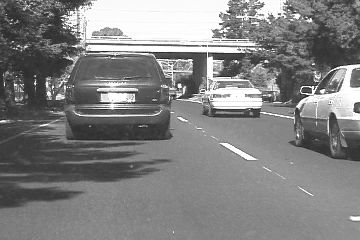
#> input picture Car4/img/0010.jpg, 360 x 240 px; its folder holds 4 pictures in this run
$ python 'LucasTracker (copy).py'   (older library calls are emulated)
#> lines starting #> are read from the running program, lines starting #| are printed output that depends on the picture; long printed decimals are rounded
import numpy as np
try:
    import cv2
except:
    import sys
    sys.path.remove(sys.path[1])
import matplotlib.pyplot as plt
import glob

fig, ax = plt.subplots(2, 2)
fig2, ax2 = plt.subplots(1,6)
fourcc = cv2.VideoWriter_fourcc(*'MJPG')
# vw = cv2.VideoWriter("track.avi", fourcc, 30, (640,360))

plt.ion()


def warpInv(p):
    inverse_output = np.matrix([[0.1]] * 6)
    val = (1 + p[0, 0]) * (1 + p[3, 0]) - p[1, 0] * p[2, 0]
    inverse_output[0, 0] = (-p[0, 0] - p[0, 0] * p[3, 0] + p[1, 0] * p[2, 0]) / val
    inverse_output[1, 0] = (-p[1, 0]) / val
    inverse_output[2, 0] = (-p[2, 0]) / val
    inverse_output[3, 0] = (-p[3, 0] - p[0, 0] * p[3, 0] + p[1, 0] * p[2, 0]) / val
    inverse_output[4, 0] = (-p[4, 0] - p[3, 0] * p[4, 0] + p[2, 0] * p[5, 0]) / val
    inverse_output[5, 0] = (-p[5, 0] - p[0, 0] * p[5, 0] + p[1, 0] * p[4, 0]) / val
    return inverse_output

def checkBoxInBoundary(img, x, y, size):
    if (((y + size) > len(img)) or ((x + size) > len(img[0]))):
        return False
    else:
        return True

def get_New_Coordinate(Original, frame, x, y, size, gradOriginalX, gradOriginalY, l, debug):
    if not checkBoxInBoundary(Original, x, y, size):
        return np.matrix([[-1], [-1]])

    # Original = Original/255.0
    # frame = frame/255.0

    T = np.matrix(Original[y:y+size, x:x+size])

    x1 = np.matrix([[q for q in range(size)] for z in range(size)])
    y1 = np.matrix([[z] * size for z in range(size)])


    gradOriginalX = np.matrix(gradOriginalX[y:y+size, x:x+size])
    gradOriginalY = np.matrix(gradOriginalY[y:y+size, x:x+size])

    if debug:
        ax[0,0].imshow(gradOriginalX, cmap="gray")
        ax[0,0].set_title("Gradient X")
        ax[0,1].imshow(gradOriginalY, cmap="gray")
        ax[0,1].set_title("Gradient Y")
        ax[1,0].imshow(T, cmap="gray")
        ax[1,0].set_title("Patch")
        plt.pause(0.0001)
        plt.show()

    gradOriginalP = [np.multiply(x1, gradOriginalX),
                     np.multiply(x1, gradOriginalY),
                     np.multiply(y1, gradOriginalX),
                     np.multiply(y1, gradOriginalY),
                     gradOriginalX,
                     gradOriginalY]
    # print("--"*20)
    # print(len(gradOriginalP))
    # print("--"*20)

    if debug:
        for i in range(len(gradOriginalP)):
            # print(gradOriginalP[i].shape)
            ax2[i].imshow(gradOriginalP[i], cmap="gray")
        plt.pause(0.0001)

    HessianOriginal = [[np.sum(np.multiply(gradOriginalP[a], gradOriginalP[b])) for a in range(6)] for b in range(6)]

    Hessianinv = np.linalg.pinv(HessianOriginal)

    p1, p2, p3, p4, p5, p6 = 0.0, 0.0, 0.0, 0.0, 0.0, 0.0
    k = 0
    bad_itr = 0
    min_cost = -1
    minW = np.matrix([[1.0, 0.0, 0.0], [0.0, 1.0, 0.0]])
    W = np.matrix([[1.0, 0.0, 0.0], [0.0, 1.0, 0.0]])

    while True:
        position = [[W.dot(np.matrix([[x + i], [y + j], [1]], dtype='float')) for i in range(size)] for j in range(size)]
        # print("Position "+"*"*20)
        # print(len(position))
        if not (0 <= (position[0][0])[0, 0] < cols and 0 <= (position[0][0])[1, 0] < rows and 0 <= position[size - 1][0][
            0, 0] < cols and 0 <= position[size - 1][0][1, 0] < rows and 0 <= position[0][size - 1][0, 0] < cols and 0 <=
            position[0][size - 1][1, 0] < rows and 0 <= position[size - 1][size - 1][0, 0] < cols and 0 <=
            position[size - 1][size - 1][1, 0] < rows):
            return np.matrix([[-1], [-1]])

        # I = cv2.warpAffine(frame, W, frame.shape)[y:y+size,x:x+size]
        I = np.matrix([[frame[int((position[i][j])[1, 0]), int((position[i][j])[0, 0])] for j in range(size)] for i in range(size)])


        # error = np.absolute(np.matrix(I, dtype='float') - np.matrix(T, dtype='float'))
        error = np.matrix(I, dtype='int') - np.matrix(T, dtype='int')
        if debug:
            ax[1,1].imshow(error, cmap="gray")
            ax[1,1].set_title("Warped")
            plt.pause(0.001)
        name = "debug/Error_frame-"+str(l)+"_"+str(k)+".jpg"
        k+=1
        cv2.imwrite(name, error)
        steepest_error = np.matrix([[np.sum(np.multiply(g, error))] for g in gradOriginalP])
        # print(steepest_error.shape)
        mean_cost = np.sum(np.absolute(steepest_error))
        deltap = Hessianinv.dot(steepest_error)
        dp = warpInv(deltap)

        p1, p2, p3, p4, p5, p6 = p1 + dp[0, 0] + p1 * dp[0, 0] + p3 * dp[1, 0], \
                                 p2 + dp[1, 0] + p2 * dp[0, 0] + p4 * dp[1, 0], \
                                 p3 + dp[2, 0] + p1 * dp[2, 0] + p3 * dp[3, 0], \
                                 p4 + dp[3, 0] + p2 * dp[2, 0] + p4 * dp[3, 0], \
                                 p5 + dp[4, 0] + p1 * dp[4, 0] + p3 * dp[5, 0], \
                                 p6 + dp[5, 0] + p2 * dp[4, 0] + p4 * dp[5, 0]
        # p1, p2, p3, p4, p5, p6 = p1 + dp[0, 0] , \
        #                          p2 + dp[1, 0] , \
        #                          p3 + dp[2, 0] , \
        #                          p4 + dp[3, 0] , \
        #                          p5 + dp[4, 0] , \
        #                          p6 + dp[5, 0]
        W = np.matrix([[1+p1,p3,p5], [p2,1+p4,p6]])
        print(mean_cost)
        print(np.sum(np.absolute(deltap)))
        if (min_cost == -1):
            min_cost = mean_cost
        elif (min_cost > mean_cost):
            min_cost = mean_cost
            bad_itr = 0
            minW = W
        else:
            bad_itr += 1
        if (bad_itr == 15):
            W = minW
            print("Bad itr")
            return W.dot(np.matrix([[x], [y], [1.0]]))
        # print("Itr count : " +str(k)+" -- Bad itrs : "+str(bad_itr))
        if (np.sum(np.absolute(deltap)) < 0.001):
            print("Low error" + "--"*20)
            return W.dot(np.matrix([[x], [y], [1.0]]))


image_names = glob.glob("Car4/img/*")
# image_names = glob.glob("Bolt2/img/*")
# image_names = glob.glob("DragonBaby/DragonBaby/img/*")
image_names.sort()

## X, y, w, h
bolt = [269, 75, 34, 64]
car = [70, 51, 108, 108]
baby = [160, 83, 56, 65]
debug = True
color = np.random.randint(0, 255, (100, 3))
old_frame = cv2.imread(image_names[0])
#> old_frame is the input picture: shape (240, 360, 3); min 22, max 255, mean 129.6

# [4 lines of commented-out code are left out]

old_gray = cv2.cvtColor(old_frame, cv2.COLOR_BGR2GRAY)
# old_frame = cv2.equalizeHist(old_frame)
# old_frame = cv2.blur(old_frame,(3,3))
rows, cols = len(old_gray), len(old_gray[0])
#> rows = 240; cols = 360

ss = 20
x,y = car[0], car[1]
shapeX, shapeY = car[2], car[3]
xx, yy = int(car[0]+shapeX/2), int(car[1]+shapeY/2)

# [7 lines of commented-out code are left out]
feature_point = [xx,yy]


l=1

for i in range(1,len(image_names)):
    frame = cv2.imread(image_names[i])
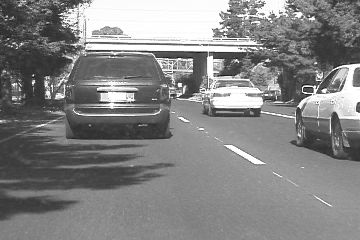
#> input picture Car4/img/0012.jpg, 360 x 240 px
#> frame is the input picture: shape (240, 360, 3); min 10, max 255, mean 131.6
    l+=1
    frame_gray = cv2.cvtColor(frame, cv2.COLOR_BGR2GRAY)
    # frame_gray = cv2.equalizeHist(frame_gray)

    # frame_gray = cv2.blur(frame_gray, (3,3))
    gradOriginalX = cv2.Sobel(old_gray, cv2.CV_32F, 1, 0, ksize=5)
    gradOriginalY = cv2.Sobel(old_gray, cv2.CV_32F, 0, 1, ksize=5)
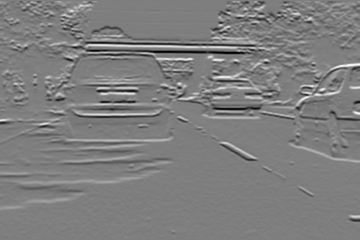
#> gradOriginalY: shape (240, 360) float32; min -9548, max 9637, mean -21.2; drawn with min black and max white
    good_new = get_New_Coordinate(old_gray, frame_gray, int(feature_point[0]), int(feature_point[1]), ss, gradOriginalX, gradOriginalY, l, debug)
#> in get_New_Coordinate, `gradOriginalP = [np.multiply(x1, gradOriginalX), np.multiply(x1, gradO..`:
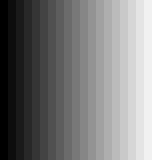
#> x1: shape (20, 20) int64 (shown 8 times larger); min 0, max 19, mean 9.5; drawn with min black and max white
#> in get_New_Coordinate, `gradOriginalP = [np.multiply(x1, gradOriginalX), np.multiply(x1, gradO..`:
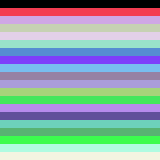
#> y1: shape (20, 20) int64 (shown 8 times larger); 20 distinct labels, from 0 to 19; one colour per label, 0 black
#> the loop in get_New_Coordinate, `for i in range(len(gradOriginalP)):` made 6 passes
#> in get_New_Coordinate, `HessianOriginal = [[np.sum(np.multiply(gradOriginalP[a], gradOriginalP..`: HessianOriginal = 6 items
#> in get_New_Coordinate, `Hessianinv = np.linalg.pinv(HessianOriginal)`: Hessianinv = [[1.72e-09, -5.96e-11, -2.61e-10, -2.15e-12, -1.45e-08, 6.7e-10], [-5.96e-11, 1.42e-11, 1.17e-11, -2.37e-12, 5.52e-10, -1.09e-10], [-2.61e-10, 1.17e-11, 1.02e-09, -4.46e-11, -3.46e-09, 1.97e-10], [-2.15e-12, -2.37e-12, -4.46e-11, 3.8e-11, 2.74e-10, -3.13e-10], [-1.45e-08, 5.52e-10, -3.46e-09, 2.74e-10, 1.98e-07, -9.05e-09], [6.7e-10, -1.09e-10, 1.97e-10, -3.13e-10, -9.05e-09, 4.2e-09]]
#> in get_New_Coordinate, `position = [[W.dot(np.matrix([[x + i], [y + j], [1]], dtype='float')) ..`: position = 20 items
#> in get_New_Coordinate, `I = np.matrix([[frame[int((position[i][j])[1, 0]), int((position[i][j]..`:
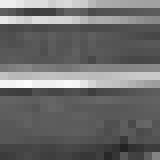
#> I: shape (20, 20) (shown 8 times larger); min 34, max 252, mean 108.2
#> in get_New_Coordinate, `error = np.matrix(I, dtype='int') - np.matrix(T, dtype='int')`:
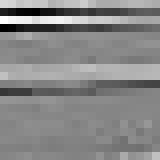
#> error: shape (20, 20) int64 (shown 8 times larger); min -170, max 152, mean 0.6; drawn with min black and max white
#> in get_New_Coordinate, `cv2.imwrite(name, error)`:
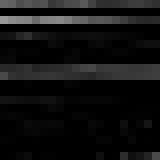
#> saved as Error_frame-2_0.jpg: shape (20, 20) (shown 8 times larger); min 0, max 152, mean 16.2
#> in get_New_Coordinate, `steepest_error = np.matrix([[np.sum(np.multiply(g, error))] for g in g..`: steepest_error = [[2646878], [183343016], [5429817], [167657613], [454457], [21854161]]
#> in get_New_Coordinate, `mean_cost = np.sum(np.absolute(steepest_error))`: mean_cost = 381385942
#> in get_New_Coordinate, `deltap = Hessianinv.dot(steepest_error)`: deltap = [[-8.58e-05], [-1.32e-05], [0.00226], [-0.00104], [-0.0176], [0.018]]
#> in warpInv, `val = (1 + p[0, 0]) * (1 + p[3, 0]) - p[1, 0] * p[2, 0]`: val = 0.999
#> in get_New_Coordinate, `dp = warpInv(deltap)`: dp = [[8.57e-05], [1.32e-05], [-0.00226], [0.00104], [0.0176], [-0.018]]
#> in get_New_Coordinate, `p1, p2, p3, p4, p5, p6 = p1 + dp[0, 0] + p1 * dp[0, 0] + p3 * dp[1, 0]..`: p1 = 8.57e-05; p2 = 1.32e-05; p3 = -0.00226; p4 = 0.00104; p5 = 0.0176; p6 = -0.018
#> in get_New_Coordinate, `W = np.matrix([[1+p1,p3,p5], [p2,1+p4,p6]])`: W = [[1, -0.00226, 0.0176], [1.32e-05, 1, -0.018]]
#| 381385942.0
#| 0.03896
#> in get_New_Coordinate, `min_cost = mean_cost`: min_cost = 381385942

    a, b = feature_point
    c, d = int((good_new[0,0])), int((good_new[1,0]))
    frame = cv2.rectangle(frame, (int(c-shapeX/2),int(d-shapeY/2)), (int(c+shapeX/2), int(d+shapeY/2)), (0,0,255))
    if (0 <= c < cols and 0 <= d < rows):
        newfeature_point = [c, d]
        # img = cv2.add(frame,mask)
        cv2.imshow('frame',frame)
        k = cv2.waitKey(30) & 0xff
        if k == 27:
            break
        # vw.write(frame)
        old_gray = frame_gray.copy()
        # print(newfeature_point)
        # print(newfeature_point)
        feature_point = newfeature_point
        print("----"*20)
    else:
        break


cv2.destroyAllWindows()
# vw.release()
